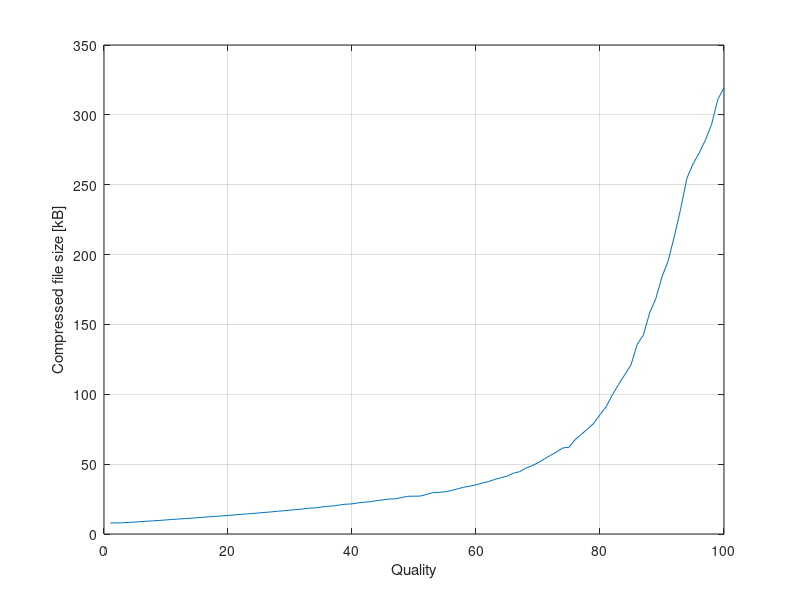
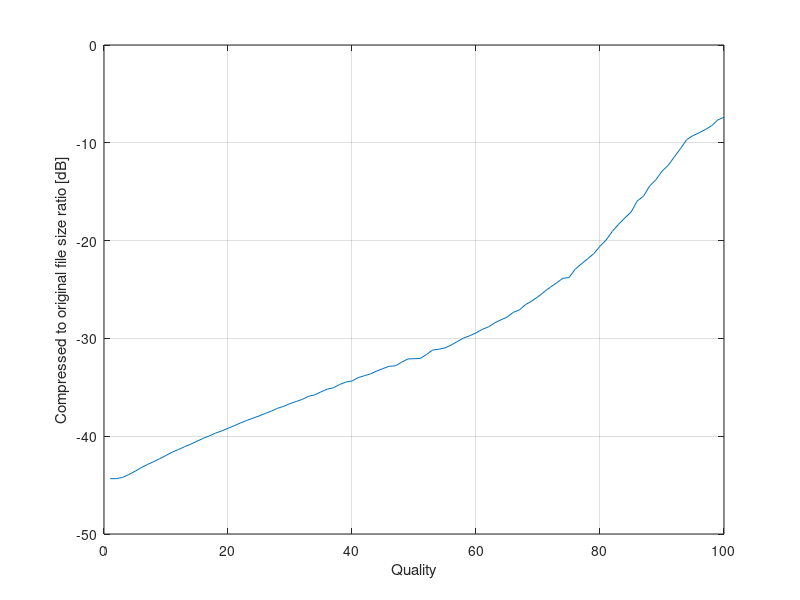

The MATLAB source for these figures, in order:
y=[7937,7937,8040,8277,8559,8881,9174,9439,9741,10065,10408,10688,11008,11293,11649,11984,12296,12652,12939,13280,13644,14024,14386,14727,15070,15460,15840,16302,16643,17093,17476,17862,18434,18696,19286,19824,20102,20787,21311,21547,22298,22747,23180,23872,24463,25054,25163,26106,26993,27067,27132,28248,29565,29816,30227,31115,32277,33436,34239,35231,36514,37470,39031,40260,41372,43471,44555,47079,48817,50995,53640,56271,58738,61591,62056,67599,71389,75146,79241,85439,91177,99654,107016,114079,121063,135760,142431,158142,168469,184080,195579,213303,232421,254440,264862,272771,281927,293158,311079,319394];
x=1:100;

original_size = 669000;
y_scaled = 10*log(y./original_size);


figure;
plot(x,y./1000)
grid on;
xlabel('Quality');
ylabel('Compressed file size [kB]');


figure;
plot(x,y_scaled)
grid on;
xlabel('Quality');
ylabel('Compressed to original file size ratio [dB]');